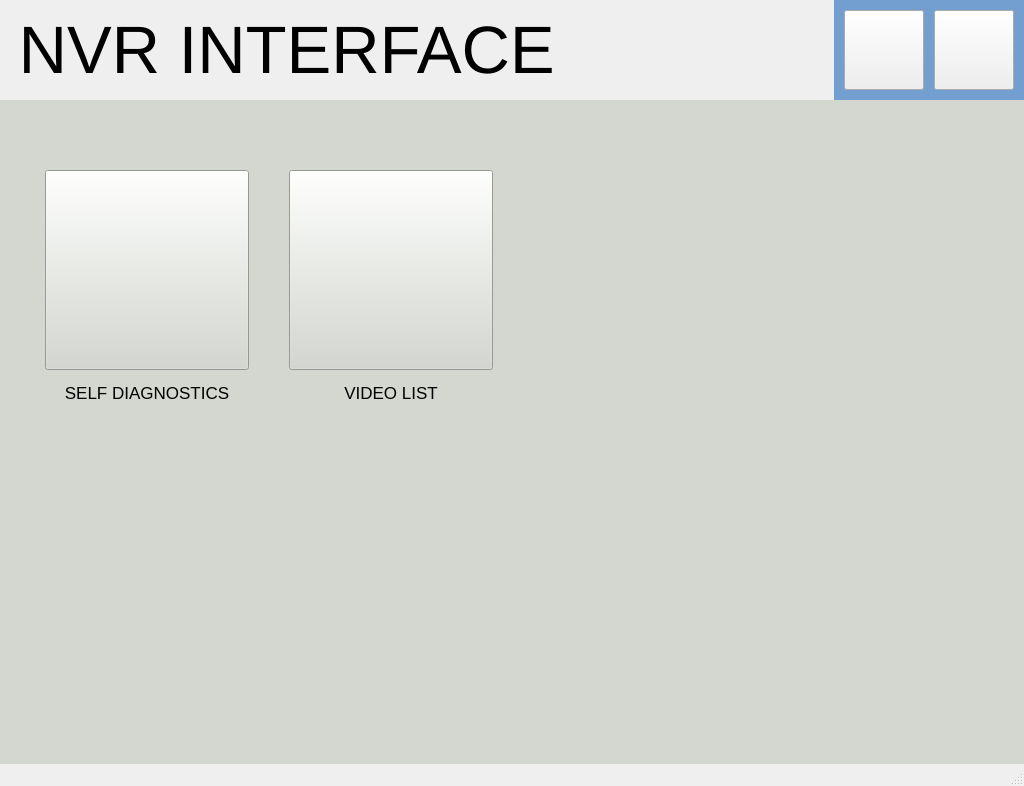
<?xml version="1.0" encoding="UTF-8"?>
<ui version="4.0">
 <class>NVRWindow</class>
 <widget class="QMainWindow" name="NVRWindow">
  <property name="geometry">
   <rect>
    <x>0</x>
    <y>0</y>
    <width>1024</width>
    <height>786</height>
   </rect>
  </property>
  <property name="windowTitle">
   <string>MainWindow</string>
  </property>
  <widget class="QWidget" name="centralwidget">
   <widget class="QLabel" name="label_heading">
    <property name="geometry">
     <rect>
      <x>0</x>
      <y>0</y>
      <width>1024</width>
      <height>100</height>
     </rect>
    </property>
    <property name="font">
     <font>
      <pointsize>50</pointsize>
     </font>
    </property>
    <property name="styleSheet">
     <string notr="true"/>
    </property>
    <property name="text">
     <string> NVR INTERFACE</string>
    </property>
   </widget>
   <widget class="QLabel" name="label_button">
    <property name="geometry">
     <rect>
      <x>834</x>
      <y>0</y>
      <width>190</width>
      <height>100</height>
     </rect>
    </property>
    <property name="styleSheet">
     <string notr="true">background-color: rgb(114, 159, 207);</string>
    </property>
    <property name="text">
     <string/>
    </property>
   </widget>
   <widget class="QLabel" name="label_Date">
    <property name="geometry">
     <rect>
      <x>1120</x>
      <y>720</y>
      <width>150</width>
      <height>22</height>
     </rect>
    </property>
    <property name="font">
     <font>
      <pointsize>12</pointsize>
     </font>
    </property>
    <property name="text">
     <string>TextLabel</string>
    </property>
   </widget>
   <widget class="QLabel" name="label_Time">
    <property name="geometry">
     <rect>
      <x>1120</x>
      <y>730</y>
      <width>150</width>
      <height>22</height>
     </rect>
    </property>
    <property name="font">
     <font>
      <pointsize>12</pointsize>
     </font>
    </property>
    <property name="text">
     <string>TextLabel</string>
    </property>
   </widget>
   <widget class="QPushButton" name="pushButton_home_button">
    <property name="geometry">
     <rect>
      <x>844</x>
      <y>10</y>
      <width>80</width>
      <height>80</height>
     </rect>
    </property>
    <property name="styleSheet">
     <string notr="true">image: url(:/new/icons/home-button.png);</string>
    </property>
    <property name="text">
     <string/>
    </property>
   </widget>
   <widget class="QPushButton" name="pushButton_return">
    <property name="geometry">
     <rect>
      <x>934</x>
      <y>10</y>
      <width>80</width>
      <height>80</height>
     </rect>
    </property>
    <property name="styleSheet">
     <string notr="true">image: url(:/new/icons/back-arrow.png);</string>
    </property>
    <property name="text">
     <string/>
    </property>
   </widget>
   <widget class="QStackedWidget" name="stackedWidget">
    <property name="geometry">
     <rect>
      <x>0</x>
      <y>100</y>
      <width>1024</width>
      <height>686</height>
     </rect>
    </property>
    <property name="styleSheet">
     <string notr="true">background-color: rgb(211, 215, 207);</string>
    </property>
    <widget class="QWidget" name="page">
     <widget class="QPushButton" name="pushButton_streamList">
      <property name="geometry">
       <rect>
        <x>289</x>
        <y>70</y>
        <width>204</width>
        <height>200</height>
       </rect>
      </property>
      <property name="text">
       <string/>
      </property>
      <property name="icon">
       <iconset resource="icons.qrc">
        <normaloff>:/new/icons/document.png</normaloff>:/new/icons/document.png</iconset>
      </property>
      <property name="iconSize">
       <size>
        <width>130</width>
        <height>130</height>
       </size>
      </property>
     </widget>
     <widget class="QLabel" name="label_streamList">
      <property name="geometry">
       <rect>
        <x>289</x>
        <y>280</y>
        <width>204</width>
        <height>25</height>
       </rect>
      </property>
      <property name="font">
       <font>
        <pointsize>13</pointsize>
       </font>
      </property>
      <property name="text">
       <string>VIDEO LIST</string>
      </property>
      <property name="alignment">
       <set>Qt::AlignCenter</set>
      </property>
     </widget>
     <widget class="QPushButton" name="pushButton_diagnostics">
      <property name="geometry">
       <rect>
        <x>45</x>
        <y>70</y>
        <width>204</width>
        <height>200</height>
       </rect>
      </property>
      <property name="text">
       <string/>
      </property>
      <property name="icon">
       <iconset resource="icons.qrc">
        <normaloff>:/new/icons/nvr_diagnostics.png</normaloff>:/new/icons/nvr_diagnostics.png</iconset>
      </property>
      <property name="iconSize">
       <size>
        <width>130</width>
        <height>130</height>
       </size>
      </property>
     </widget>
     <widget class="QLabel" name="label_diagnostics">
      <property name="geometry">
       <rect>
        <x>45</x>
        <y>280</y>
        <width>204</width>
        <height>25</height>
       </rect>
      </property>
      <property name="font">
       <font>
        <pointsize>13</pointsize>
       </font>
      </property>
      <property name="text">
       <string>SELF DIAGNOSTICS</string>
      </property>
      <property name="alignment">
       <set>Qt::AlignCenter</set>
      </property>
     </widget>
    </widget>
    <widget class="QWidget" name="page_2">
     <widget class="QLabel" name="label_StatusIconNvr2">
      <property name="geometry">
       <rect>
        <x>290</x>
        <y>80</y>
        <width>100</width>
        <height>100</height>
       </rect>
      </property>
      <property name="text">
       <string/>
      </property>
      <property name="alignment">
       <set>Qt::AlignCenter</set>
      </property>
     </widget>
     <widget class="QLabel" name="label_StatusIconNvr1">
      <property name="geometry">
       <rect>
        <x>70</x>
        <y>80</y>
        <width>100</width>
        <height>100</height>
       </rect>
      </property>
      <property name="text">
       <string/>
      </property>
      <property name="alignment">
       <set>Qt::AlignCenter</set>
      </property>
     </widget>
     <widget class="QLabel" name="label_nvr1">
      <property name="geometry">
       <rect>
        <x>70</x>
        <y>30</y>
        <width>100</width>
        <height>20</height>
       </rect>
      </property>
      <property name="text">
       <string>NVR 1</string>
      </property>
      <property name="alignment">
       <set>Qt::AlignCenter</set>
      </property>
     </widget>
     <widget class="QLabel" name="label_StatusNvr2">
      <property name="geometry">
       <rect>
        <x>250</x>
        <y>190</y>
        <width>180</width>
        <height>20</height>
       </rect>
      </property>
      <property name="text">
       <string/>
      </property>
      <property name="alignment">
       <set>Qt::AlignCenter</set>
      </property>
     </widget>
     <widget class="QLabel" name="label_nvr2">
      <property name="geometry">
       <rect>
        <x>290</x>
        <y>30</y>
        <width>100</width>
        <height>20</height>
       </rect>
      </property>
      <property name="text">
       <string>NVR 2</string>
      </property>
      <property name="alignment">
       <set>Qt::AlignCenter</set>
      </property>
     </widget>
     <widget class="QLabel" name="label_StatusNvr1">
      <property name="geometry">
       <rect>
        <x>30</x>
        <y>190</y>
        <width>180</width>
        <height>20</height>
       </rect>
      </property>
      <property name="text">
       <string/>
      </property>
      <property name="alignment">
       <set>Qt::AlignCenter</set>
      </property>
     </widget>
    </widget>
    <widget class="QWidget" name="page_3">
     <widget class="QTableView" name="tableView_streamList">
      <property name="geometry">
       <rect>
        <x>30</x>
        <y>28</y>
        <width>801</width>
        <height>533</height>
       </rect>
      </property>
     </widget>
     <widget class="QPushButton" name="pushButton_downloadReloadList">
      <property name="geometry">
       <rect>
        <x>850</x>
        <y>28</y>
        <width>135</width>
        <height>101</height>
       </rect>
      </property>
      <property name="font">
       <font>
        <pointsize>15</pointsize>
        <stylestrategy>PreferDefault</stylestrategy>
       </font>
      </property>
      <property name="text">
       <string>DOWNLOAD /
RELOAD
VIDEO LIST</string>
      </property>
     </widget>
     <widget class="QPushButton" name="pushButton_viewList">
      <property name="geometry">
       <rect>
        <x>850</x>
        <y>170</y>
        <width>135</width>
        <height>101</height>
       </rect>
      </property>
      <property name="font">
       <font>
        <pointsize>15</pointsize>
        <stylestrategy>PreferDefault</stylestrategy>
       </font>
      </property>
      <property name="text">
       <string>VIEW VIDEO
LIST</string>
      </property>
     </widget>
     <widget class="QPushButton" name="pushButton_downloadVideo">
      <property name="geometry">
       <rect>
        <x>850</x>
        <y>320</y>
        <width>135</width>
        <height>101</height>
       </rect>
      </property>
      <property name="font">
       <font>
        <pointsize>15</pointsize>
        <stylestrategy>PreferDefault</stylestrategy>
       </font>
      </property>
      <property name="text">
       <string>DOWNLOAD 
VIDEO STREAM</string>
      </property>
     </widget>
     <widget class="QPushButton" name="pushButton_playVideo">
      <property name="geometry">
       <rect>
        <x>850</x>
        <y>460</y>
        <width>135</width>
        <height>101</height>
       </rect>
      </property>
      <property name="font">
       <font>
        <pointsize>15</pointsize>
        <stylestrategy>PreferDefault</stylestrategy>
       </font>
      </property>
      <property name="text">
       <string>PLAY VIDEO 
STREAM</string>
      </property>
     </widget>
     <widget class="QLabel" name="label_status">
      <property name="geometry">
       <rect>
        <x>30</x>
        <y>580</y>
        <width>801</width>
        <height>40</height>
       </rect>
      </property>
      <property name="font">
       <font>
        <pointsize>11</pointsize>
       </font>
      </property>
      <property name="styleSheet">
       <string notr="true">background-color: rgb(114, 159, 207);</string>
      </property>
      <property name="text">
       <string/>
      </property>
     </widget>
     <widget class="QLabel" name="label_info">
      <property name="geometry">
       <rect>
        <x>20</x>
        <y>8</y>
        <width>984</width>
        <height>630</height>
       </rect>
      </property>
      <property name="font">
       <font>
        <pointsize>15</pointsize>
       </font>
      </property>
      <property name="layoutDirection">
       <enum>Qt::LeftToRight</enum>
      </property>
      <property name="styleSheet">
       <string notr="true">background-color: rgb(114, 159, 207);</string>
      </property>
      <property name="text">
       <string/>
      </property>
     </widget>
     <zorder>label_info</zorder>
     <zorder>tableView_streamList</zorder>
     <zorder>pushButton_downloadReloadList</zorder>
     <zorder>pushButton_viewList</zorder>
     <zorder>pushButton_downloadVideo</zorder>
     <zorder>pushButton_playVideo</zorder>
     <zorder>label_status</zorder>
    </widget>
   </widget>
  </widget>
  <widget class="QStatusBar" name="statusbar"/>
 </widget>
 <resources>
  <include location="icons.qrc"/>
 </resources>
 <connections/>
</ui>
